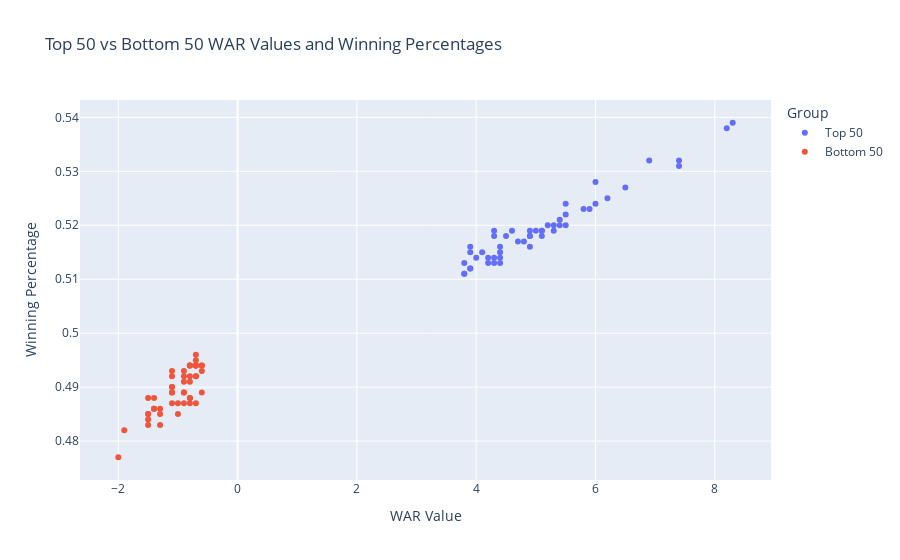

The code cell stored with this chart in its notebook:
### Code cell
import os
import pandas as pd
import plotly.express as px
import plotly.graph_objs as go

# Define the path to your CSV file
csv_file_path = 'WAR_2023.csv'

# Check if the file exists
if not os.path.exists(csv_file_path):
    raise FileNotFoundError(f"The file '{csv_file_path}' does not exist.")

try:
    # Attempt to read the CSV file with different encodings
    try:
        df = pd.read_csv(csv_file_path, encoding='utf-8')
    except UnicodeDecodeError:
        try:
            df = pd.read_csv(csv_file_path, encoding='latin1')
        except UnicodeDecodeError:
            df = pd.read_csv(csv_file_path, encoding='iso-8859-1')
except Exception as e:
    raise ValueError(f"Error reading the CSV file: {e}")

# Ensure the CSV file has at least 18 columns
if df.shape[1] < 18:
    raise ValueError("The CSV file does not have at least 18 columns.")

try:
    # Extract the 16th column (index 15, since indexing starts from 0)
    column_16 = df.iloc[:, 15]

    # Ensure the column contains numeric values
    column_16 = pd.to_numeric(column_16, errors='coerce')
    
    # Drop NaN values that cannot be converted to numeric
    column_16 = column_16.dropna()

    # Sort the column in descending order and select the top 50 values
    top_50_values = column_16.nlargest(50)

    # Sort the column in ascending order and select the bottom 50 values
    bottom_50_values = column_16.nsmallest(50)

    # Extract the corresponding 18th column (index 17, since indexing starts from 0) values
    top_50_column_18 = df.iloc[top_50_values.index, 17]
    bottom_50_column_18 = df.iloc[bottom_50_values.index, 17]

    # Ensure the columns contain numeric values
    top_50_column_18 = pd.to_numeric(top_50_column_18, errors='coerce').dropna()
    bottom_50_column_18 = pd.to_numeric(bottom_50_column_18, errors='coerce').dropna()

    # Create a DataFrame for Plotly
    plot_df = pd.DataFrame({
        'WAR Value': pd.concat([top_50_values, bottom_50_values]),
        'Winning Percentage': pd.concat([top_50_column_18, bottom_50_column_18]),
        'Group': ['Top 50'] * len(top_50_values) + ['Bottom 50'] * len(bottom_50_values)
    })

    # Create the interactive plot
    fig = px.scatter(
        plot_df,
        x='WAR Value',
        y='Winning Percentage',
        color='Group',
        title='Top 50 vs Bottom 50 WAR Values and Winning Percentages',
        labels={'WAR Value': 'WAR Value', 'Winning Percentage': 'Winning Percentage'}
    )

    fig.update_layout(legend_title_text='Group')
    fig.show()

except Exception as e:
    raise ValueError(f"Error processing the columns: {e}")

### Figure 1 — Plotly figure (JSON) as saved in the notebook; plotly's stock layout.template omitted (floating-point values rounded to 4 significant figures)
{"data": [{"hovertemplate": "Group=Top 50<br>WAR Value=%{x}<br>Winning Percentage=%{y}<extra></extra>", "legendgroup": "Top 50", "marker": {"color": "#636efa", "symbol": "circle"}, "mode": "markers", "name": "Top 50", "orientation": "v", "showlegend": true, "type": "scatter", "x": [8.3, 8.2, 7.4, 7.4, 6.9, 6.5, 6.2, 6, 6, 5.9, 5.8, 5.5, 5.5, 5.5, 5.4, 5.4, 5.3, 5.3, 5.2, 5.1, 5.1, 5.1, 5, 4.9, 4.9, 4.9, 4.9, 4.8, 4.7, 4.6, 4.5, 4.4, 4.4, 4.4, 4.4, 4.3, 4.3, 4.3, 4.3, 4.2, 4.2, 4.1, 4, 3.9, 3.9, 3.9, 3.9, 3.8, 3.8, 3.8], "xaxis": "x", "y": [0.539, 0.538, 0.532, 0.531, 0.532, 0.527, 0.525, 0.524, 0.528, 0.523, 0.523, 0.524, 0.52, 0.522, 0.521, 0.52, 0.52, 0.519, 0.52, 0.519, 0.519, 0.518, 0.519, 0.518, 0.519, 0.516, 0.518, 0.517, 0.517, 0.519, 0.518, 0.516, 0.514, 0.515, 0.513, 0.518, 0.519, 0.513, 0.514, 0.513, 0.514, 0.515, 0.514, 0.515, 0.516, 0.512, 0.512, 0.511, 0.513, 0.511], "yaxis": "y"}, {"hovertemplate": "Group=Bottom 50<br>WAR Value=%{x}<br>Winning Percentage=%{y}<extra></extra>", "legendgroup": "Bottom 50", "marker": {"color": "#EF553B", "symbol": "circle"}, "mode": "markers", "name": "Bottom 50", "orientation": "v", "showlegend": true, "type": "scatter", "x": [-2, -1.9, -1.5, -1.5, -1.5, -1.5, -1.5, -1.4, -1.4, -1.4, -1.4, -1.3, -1.3, -1.3, -1.1, -1.1, -1.1, -1.1, -1.1, -1.1, -1.1, -1, -1, -0.9, -0.9, -0.9, -0.9, -0.9, -0.9, -0.8, -0.8, -0.8, -0.8, -0.8, -0.8, -0.8, -0.8, -0.7, -0.7, -0.7, -0.7, -0.7, -0.7, -0.7, -0.7, -0.7, -0.6, -0.6, -0.6, -0.6], "xaxis": "x", "y": [0.477, 0.482, 0.484, 0.485, 0.485, 0.483, 0.488, 0.486, 0.486, 0.488, 0.486, 0.486, 0.485, 0.483, 0.489, 0.487, 0.493, 0.49, 0.492, 0.49, 0.489, 0.487, 0.485, 0.489, 0.487, 0.489, 0.493, 0.492, 0.491, 0.488, 0.494, 0.488, 0.494, 0.494, 0.491, 0.492, 0.487, 0.495, 0.487, 0.494, 0.494, 0.494, 0.492, 0.496, 0.492, 0.494, 0.494, 0.494, 0.489, 0.493], "yaxis": "y"}], "layout": {"legend": {"title": {"text": "Group"}, "tracegroupgap": 0}, "title": {"text": "Top 50 vs Bottom 50 WAR Values and Winning Percentages"}, "xaxis": {"anchor": "y", "domain": [0, 1], "title": {"text": "WAR Value"}}, "yaxis": {"anchor": "x", "domain": [0, 1], "title": {"text": "Winning Percentage"}}}}
